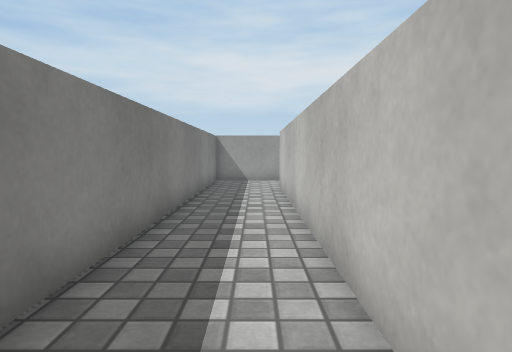
View 1 (above)

18 first-person views from a walk through a scene from a Unity 3-D project. The camera is 0.62 m above the floor, tilts 4° down and sees 75° across. The floor is counted in squares, 0.5 m on a side. Each view is taken from the middle of a square. On the plan, view 1 faces up. The plan holds only what a view shows up to about 14 squares ahead; the rest is blank. The place goes on beyond the plan. The player character is not drawn. Surface patterns are stand-ins for the level's own textures.

View 2
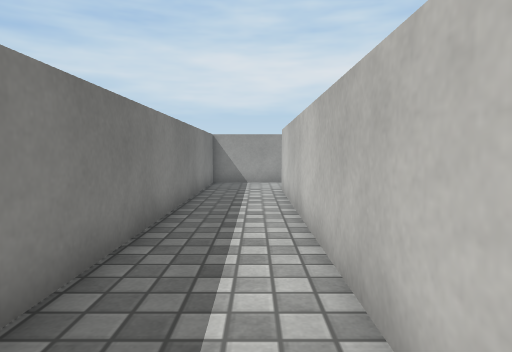

View 3
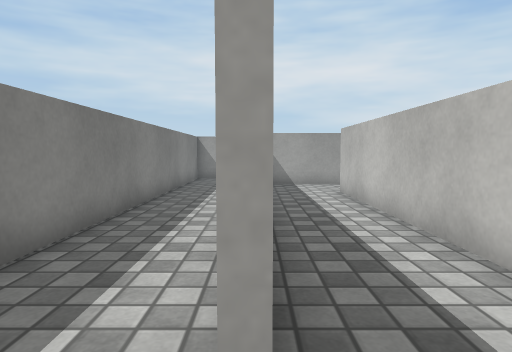

View 4
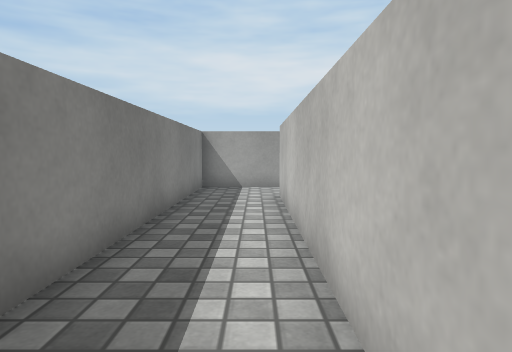

View 5
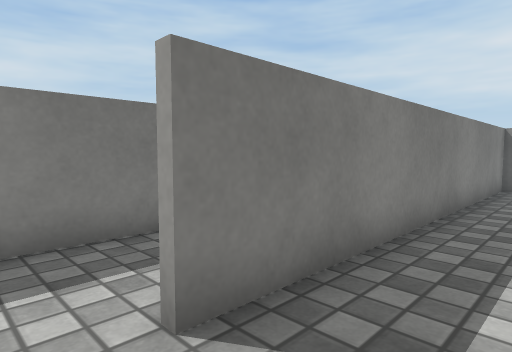

View 6
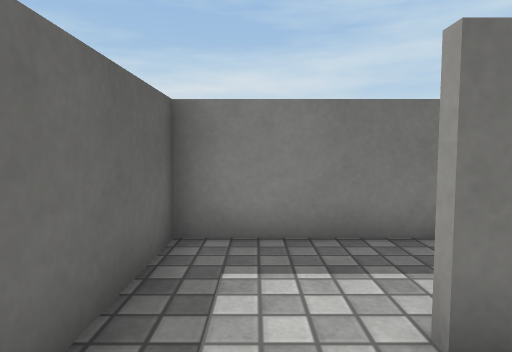

View 7
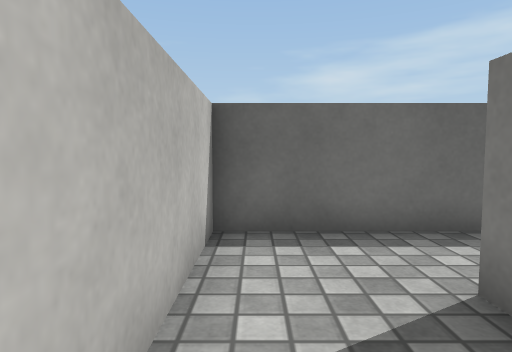

View 8
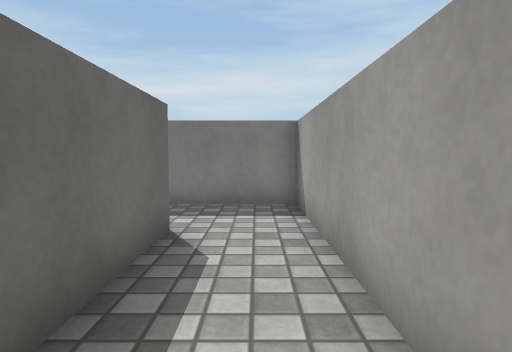

View 9
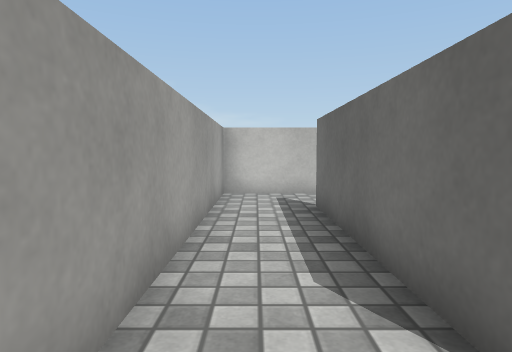

View 10
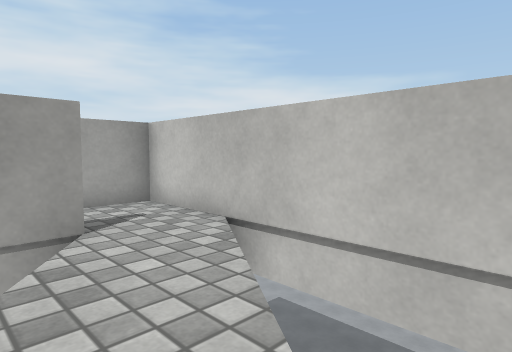

View 11
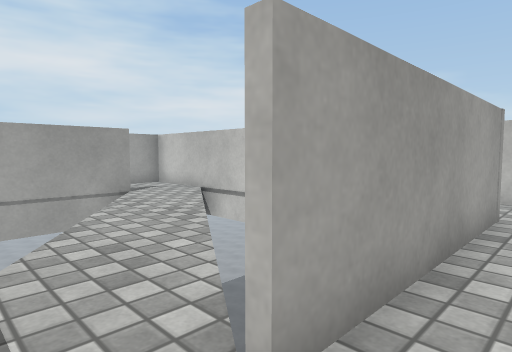

View 12
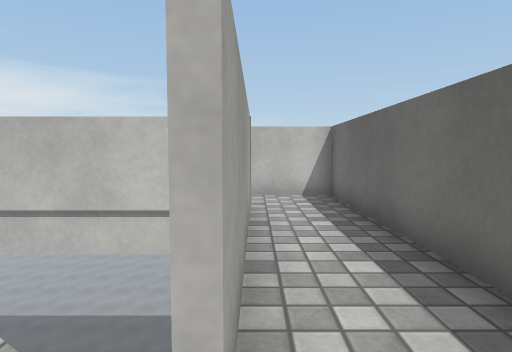

View 13
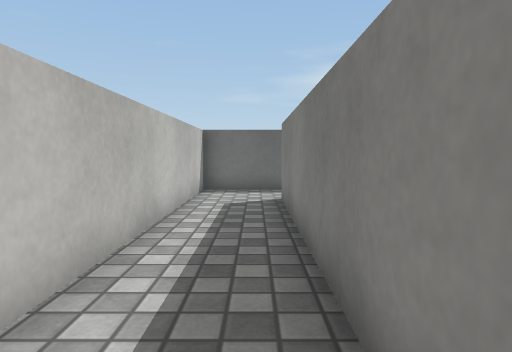

View 14
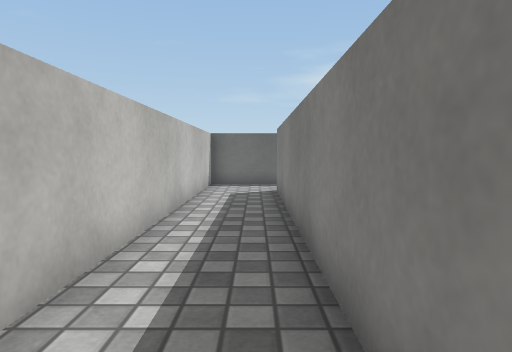

View 15
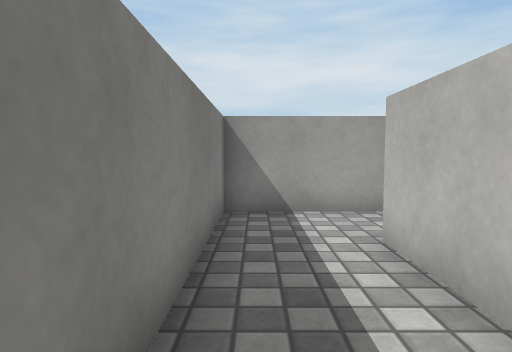

View 16
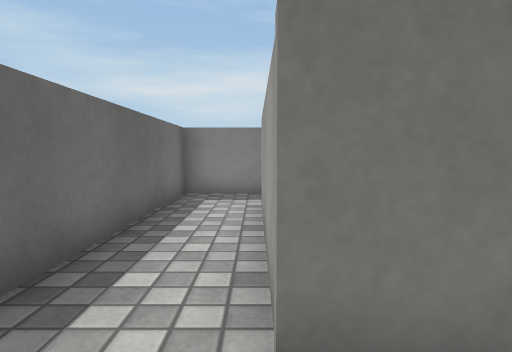

View 17
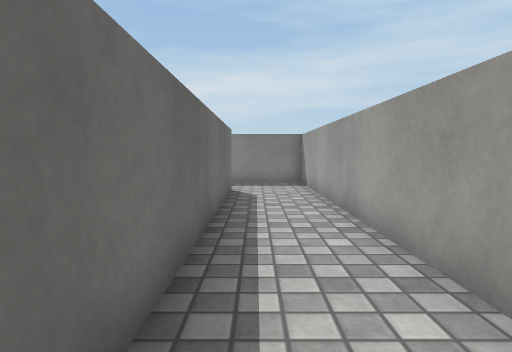

View 18
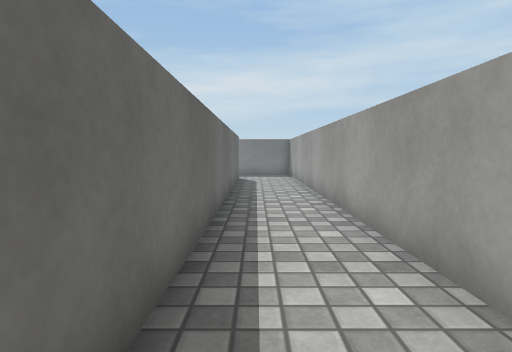

### Floor plan
Key: @ floor where view 1 was taken; # wall or solid block; . floor; v drop or lower ground.
Columns run from 2 left of view 1 to 17 right of it. Each row starts with its distance up from view 1.
 15 #################
 14 #.................
 13 #................. .
 12 #..################
 11 #..#..........#...
 10 #..#..........#...
  9 #..#..#####v..#..#
  8 #..#..#   v...#..#
  7 #..#..#   v..v#..#
  6 #..#..#  v..v #..#
  5 #..#..# v...v #..#
  4 #..#..# v..v  #..#
  3 #..#..#v..v   #..#
  2 #..#..#...v   #..#
  1 #..#..#..v    #..#
  0 #.@...#..######..#
 -1 #.....#..........#
 -2 ##################

Where each view was taken, in squares from view 1:
view 1: 0 up, 0 right, facing up
view 2: 1 up, 0 right, facing up
view 3: 1 down, 1 right, facing up
view 4: 0 up, 3 right, facing up
view 5: 1 down, 3 right, facing up-left
view 6: 1 down, 3 right, facing left
view 7: 3 up, 3 right, facing down
view 8: 11 up, 9 right, facing left
view 9: 11 up, 2 right, facing right
view 10: 4 up, 8 right, facing up-right
view 11: 1 down, 5 right, facing up-right
view 12: 0 up, 5 right, facing right
view 13: 9 up, 13 right, facing down
view 14: 11 up, 13 right, facing down
view 15: 5 up, 13 right, facing up
view 16: 0 up, 14 right, facing left
view 17: 13 up, 12 right, facing left
view 18: 13 up, 17 right, facing left
